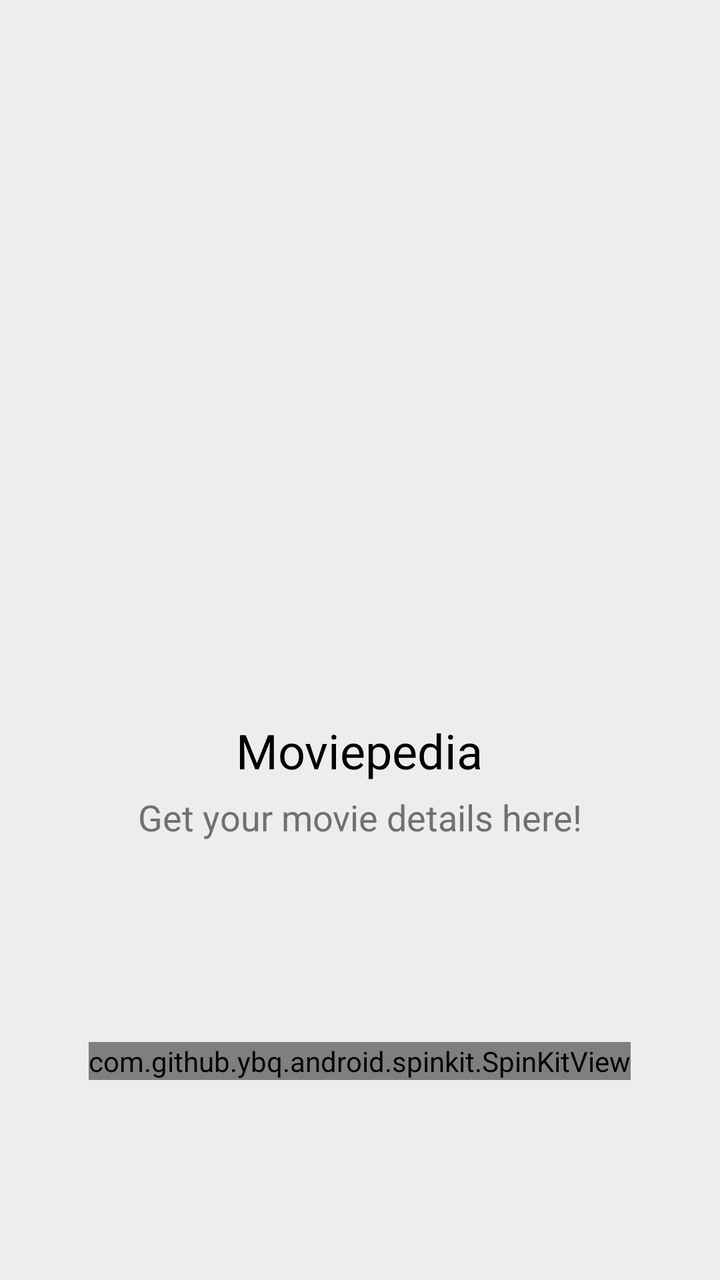
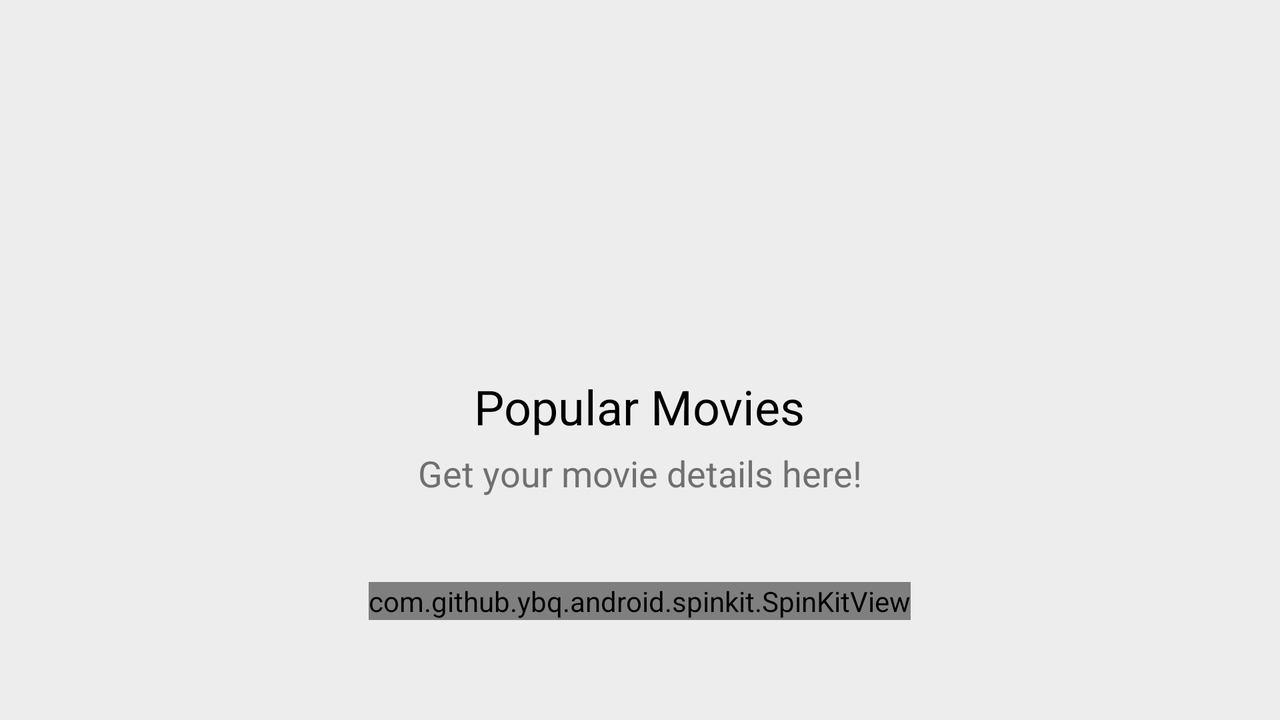

An Android layout and its configuration variant, each rendered on a device that would load it. The default file and the variant file are quoted in full after the pictures.
<!-- AndroidManifest.xml: application theme AppTheme -->
<!-- res/layout/activity_splash_screen.xml -->
<?xml version="1.0" encoding="utf-8"?>
<RelativeLayout xmlns:android="http://schemas.android.com/apk/res/android"
    xmlns:app="http://schemas.android.com/apk/res-auto"
    xmlns:tools="http://schemas.android.com/tools"
    android:layout_width="match_parent"
    android:layout_height="match_parent"
    android:background="@color/app_background_color"
    tools:context=".SplashScreenActivity">

    <RelativeLayout
        android:id="@+id/splash_rl"
        android:layout_width="wrap_content"
        android:layout_height="wrap_content"
        android:layout_centerInParent="true"
        android:padding="10dp">

        <ImageView
            android:id="@+id/splash_icon"
            android:layout_width="100dp"
            android:layout_height="100dp"
            android:layout_centerHorizontal="true"
            android:layout_marginBottom="40dp"
            android:src="@drawable/app_icon" />

        <TextView
            android:id="@+id/splash_title_1"
            android:layout_width="wrap_content"
            android:layout_height="wrap_content"
            android:layout_below="@id/splash_icon"
            android:layout_centerHorizontal="true"
            android:gravity="center"
            android:text="@string/app_name"
            android:textColor="@color/black"
            android:textSize="24sp" />

        <TextView
            android:id="@+id/splash_title_2"
            android:layout_width="wrap_content"
            android:layout_height="wrap_content"
            android:layout_below="@id/splash_title_1"
            android:layout_centerHorizontal="true"
            android:layout_marginTop="5dp"
            android:text="Get your movie details here!"
            android:textColor="@color/subtext_color"
            android:textSize="18sp" />
    </RelativeLayout>

    <com.github.ybq.android.spinkit.SpinKitView
        android:id="@+id/spin_kit_pb"
        style="@style/SpinKitView.WanderingCubes"
        android:layout_width="wrap_content"
        android:layout_height="wrap_content"
        android:layout_alignParentBottom="true"
        android:layout_centerHorizontal="true"
        android:layout_gravity="center"
        android:layout_marginBottom="100dp"
        app:SpinKit_Color="@color/colorAccent" />
</RelativeLayout>
<!-- resources referenced by this layout -->
<resources>
  <color name="app_background_color">#EDEDED</color>
  <color name="black">#FF000000</color>
  <color name="colorAccent">#F40A5A</color>
  <color name="subtext_color">#707070</color>
  <string name="app_name">Moviepedia</string>
  <style name="AppTheme" parent="Theme.AppCompat.Light.DarkActionBar">
          
          <item name="android:windowContentTransitions" tools:targetApi="lollipop">true</item>
  
          <item name="colorPrimary">@color/colorPrimary</item>
          <item name="colorPrimaryDark">@color/colorPrimaryDark</item>
          <item name="colorAccent">@color/colorAccent</item>
      </style>
  <color name="colorPrimary">#212121</color>
  <color name="colorPrimaryDark">#FF000000</color>
</resources>
<!-- res/layout-land/activity_splash_screen.xml (the repository's variant of the layout above) -->
<!-- drawn on the phone turned sideways -->
<?xml version="1.0" encoding="utf-8"?>
<RelativeLayout xmlns:android="http://schemas.android.com/apk/res/android"
    xmlns:app="http://schemas.android.com/apk/res-auto"
    xmlns:tools="http://schemas.android.com/tools"
    android:layout_width="match_parent"
    android:layout_height="match_parent"
    android:background="@color/app_background_color"
    tools:context=".SplashScreenActivity">

    <RelativeLayout
        android:layout_width="match_parent"
        android:layout_height="match_parent"
        android:layout_above="@id/spin_kit_pb">

        <RelativeLayout
            android:id="@+id/splash_rl"
            android:layout_width="wrap_content"
            android:layout_height="wrap_content"
            android:layout_centerInParent="true"
            android:padding="10dp">

            <ImageView
                android:id="@+id/splash_icon"
                android:layout_width="100dp"
                android:layout_height="100dp"
                android:layout_centerHorizontal="true"
                android:layout_marginBottom="40dp"
                android:src="@drawable/app_icon" />

            <TextView
                android:id="@+id/splash_title_1"
                android:layout_width="wrap_content"
                android:layout_height="wrap_content"
                android:layout_below="@id/splash_icon"
                android:layout_centerHorizontal="true"
                android:layout_marginTop="5dp"
                android:gravity="center"
                android:text="Popular Movies"
                android:textColor="@color/black"
                android:textSize="24sp" />

            <TextView
                android:id="@+id/splash_title_2"
                android:layout_width="wrap_content"
                android:layout_height="wrap_content"
                android:layout_below="@id/splash_title_1"
                android:layout_centerHorizontal="true"
                android:layout_marginTop="5dp"
                android:text="Get your movie details here!"
                android:textColor="@color/subtext_color"
                android:textSize="18sp" />
        </RelativeLayout>
    </RelativeLayout>


    <com.github.ybq.android.spinkit.SpinKitView
        android:id="@+id/spin_kit_pb"
        style="@style/SpinKitView.WanderingCubes"
        android:layout_width="wrap_content"
        android:layout_height="wrap_content"
        android:layout_alignParentBottom="true"
        android:layout_centerHorizontal="true"
        android:layout_gravity="center"
        android:layout_marginBottom="50dp"
        app:SpinKit_Color="@color/colorAccent" />
</RelativeLayout>
<!-- resources referenced by the variant -->
<!-- as the phone turned sideways resolves them -->
<resources>
  <color name="app_background_color">#EDEDED</color>
  <color name="black">#FF000000</color>
  <color name="colorAccent">#F40A5A</color>
  <color name="subtext_color">#707070</color>
  <style name="AppTheme" parent="Theme.AppCompat.Light.DarkActionBar">
          
          <item name="android:windowContentTransitions" tools:targetApi="lollipop">true</item>
  
          <item name="colorPrimary">@color/colorPrimary</item>
          <item name="colorPrimaryDark">@color/colorPrimaryDark</item>
          <item name="colorAccent">@color/colorAccent</item>
      </style>
  <color name="colorPrimary">#212121</color>
  <color name="colorPrimaryDark">#FF000000</color>
</resources>
